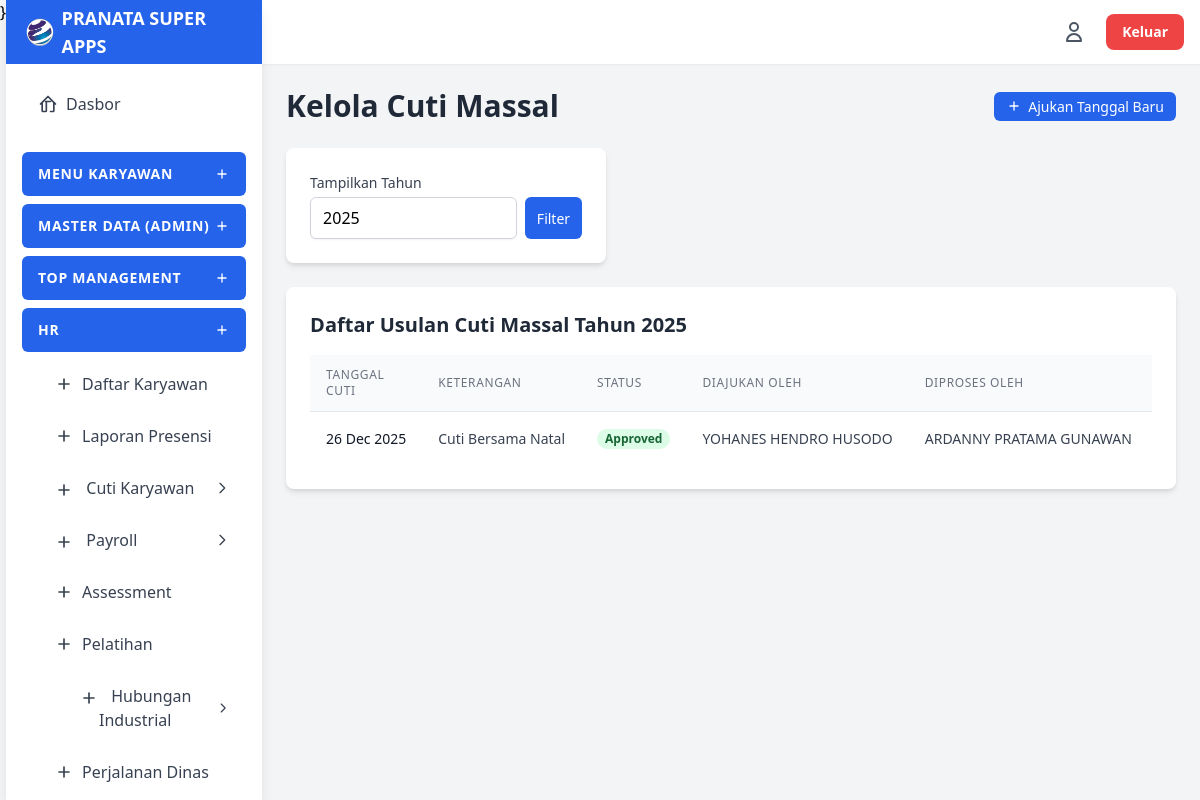
Page /modules/hr/hr_cuti_massal.php (signed in) on the committed database.
### tables this page shows
CREATE TABLE `collective_leave` (
  `id` int(11) NOT NULL,
  `tanggal_cuti` date NOT NULL,
  `tahun` year(4) NOT NULL,
  `keterangan` varchar(255) NOT NULL,
  `status` enum('Pending','Approved','Rejected') NOT NULL DEFAULT 'Pending',
  `proposed_by_id` int(11) NOT NULL,
  `processed_by_id` int(11) DEFAULT NULL COMMENT 'ID Direktur yg Approve/Reject',
  `created_at` timestamp NOT NULL DEFAULT current_timestamp(),
  `updated_at` timestamp NOT NULL DEFAULT current_timestamp() ON UPDATE current_timestamp()
);

CREATE TABLE `users` (
  `id` int(11) NOT NULL,
  `nik` varchar(50) NOT NULL COMMENT 'Nomor Induk Karyawan',
  `password` varchar(255) NOT NULL COMMENT 'Gunakan password_hash() di PHP',
  `nama_lengkap` varchar(255) NOT NULL,
  `email` varchar(255) NOT NULL,
  `jenis_kelamin` enum('Laki-laki','Perempuan') DEFAULT NULL,
  `alamat` text DEFAULT NULL,
  `telepon` varchar(30) DEFAULT NULL,
  `no_ktp` varchar(50) DEFAULT NULL,
  `npwp` varchar(50) DEFAULT NULL,
  `status_perkawinan` varchar(20) DEFAULT NULL COMMENT 'Misal: TK/0, K/1, K/2, K/3',
  `pendidikan_terakhir` enum('Tidak Sekolah','SD','SMP','SMA/SMK','D1','D2','D3','S1','S2','S3') DEFAULT NULL,
  `jumlah_tanggungan` int(2) NOT NULL DEFAULT 0,
  `nama_jabatan` varchar(100) DEFAULT NULL,
  `pic` varchar(100) DEFAULT NULL,
  `id_direktorat` int(11) DEFAULT NULL,
  `id_divisi` int(11) DEFAULT NULL,
  `id_departemen` int(11) DEFAULT NULL,
  `id_section` int(11) DEFAULT NULL,
  `atasan_id` int(11) DEFAULT NULL COMMENT 'FK ke users.id (Atasan Langsung)',
  `tanggal_masuk` date DEFAULT NULL,
  `jumlah_cuti` int(5) DEFAULT 12,
  `penempatan_kerja` varchar(100) DEFAULT NULL,
  `status_karyawan` enum('PKWT','PKWTT','BOD','BOC','Freelance','OS','Magang','KHL') NOT NULL DEFAULT 'PKWT',
  `terakhir_cuti` date DEFAULT NULL,
  `expired_pkwt` date DEFAULT NULL,
  `bank_nama` varchar(100) DEFAULT NULL,
  `bank_rekening` varchar(100) DEFAULT NULL,
  `bank_atas_nama` varchar(255) DEFAULT NULL,
  `kontak_darurat_nama` varchar(255) DEFAULT NULL,
  `kontak_darurat_hubungan` varchar(100) DEFAULT NULL,
  `kontak_darurat_telepon` varchar(30) DEFAULT NULL,
  `tier` enum('Admin','Staf','Supervisor','Manager','Direksi','Komisaris','Pemegang Saham') NOT NULL,
  `app_akses` enum('Admin','HR','Legal','Finance','Top Management','Karyawan') NOT NULL DEFAULT 'Karyawan',
  `foto_profile_path` varchar(255) DEFAULT NULL,
  `created_at` timestamp NOT NULL DEFAULT current_timestamp()
);

### modules/hr/hr_cuti_massal.php (the view, shortened to what this page needs)
<?php
require '../../includes/db.php';
$filter_tahun = $_GET['tahun'] ?? date('Y');
$daftar_cuti_massal = [];
$sql_get = "SELECT
                cl.id, cl.tanggal_cuti, cl.keterangan, cl.status,
                u_propose.nama_lengkap AS nama_pengusul,
                u_process.nama_lengkap AS nama_pemroses
            FROM collective_leave cl
            JOIN users u_propose ON cl.proposed_by_id = u_propose.id
            LEFT JOIN users u_process ON cl.processed_by_id = u_process.id
            WHERE cl.tahun = ?
            ORDER BY cl.tanggal_cuti ASC";
$stmt_get = $conn->prepare($sql_get);
$stmt_get->bind_param("s", $filter_tahun);
$stmt_get->execute();
$result_get = $stmt_get->get_result();
while ($row = $result_get->fetch_assoc()) {
    $daftar_cuti_massal[] = $row;
}
require '../../includes/header.php';
require '../../includes/sidebar.php';
?>
<main class="flex-1 overflow-x-hidden overflow-y-auto bg-gray-100 p-6">
    <div class="flex justify-between items-center mb-6">
        <h1 class="text-3xl font-bold text-gray-800">Kelola Cuti Massal</h1>
        <button
            type="button"
            onclick="openModal('tambahModal')"
            class="btn-primary-sm bg-blue-600 hover:bg-blue-700 flex items-center">
            <svg class="w-4 h-4 mr-1.5" fill="none" stroke="currentColor" viewBox="0 0 24 24" xmlns="http://www.w3.org/2000/svg"><path stroke-linecap="round" stroke-linejoin="round" stroke-width="2" d="M12 6v6m0 0v6m0-6h6m-6 0H6"></path></svg>
            Ajukan Tanggal Baru
        </button>
    </div>
    <div class="card mb-6 max-w-xs">
        <form action="hr_cuti_massal.php" method="GET" class="card-content">
            <label for="tahun" class="form-label">Tampilkan Tahun</label>
            <div class="flex space-x-2">
                <input type="number" id="tahun" name="tahun"
                       class="form-input"
                       min="2020" max="<?php echo date('Y') + 5; ?>"
                       value="<?php echo htmlspecialchars($filter_tahun); ?>" required>
                <button type="submit" class="btn-primary-sm bg-blue-600 hover:bg-blue-700">
                    Filter
                </button>
            </div>
        </form>
    </div>
    <div class="card">
        <div class="card-content">
            <h3 class="text-xl font-semibold text-gray-800 mb-4">Daftar Usulan Cuti Massal Tahun <?php echo htmlspecialchars($filter_tahun); ?></h3>
            <div class="overflow-x-auto">
                <table class="min-w-full divide-y divide-gray-200">
                    <thead class="bg-gray-50">
                        <tr>
                            <th scope="col" class="px-4 py-3 text-left text-xs font-medium text-gray-500 uppercase tracking-wider">Tanggal Cuti</th>
                            <th scope="col" class="px-4 py-3 text-left text-xs font-medium text-gray-500 uppercase tracking-wider">Keterangan</th>
                            <th scope="col" class="px-4 py-3 text-left text-xs font-medium text-gray-500 uppercase tracking-wider">Status</th>
                            <th scope="col" class="px-4 py-3 text-left text-xs font-medium text-gray-500 uppercase tracking-wider">Diajukan Oleh</th>
                            <th scope="col" class="px-4 py-3 text-left text-xs font-medium text-gray-500 uppercase tracking-wider">Diproses Oleh</th>
                            <th scope="col" class="px-4 py-3 text-left text-xs font-medium text-gray-500 uppercase tracking-wider">Aksi</th>
                        </tr>
                    </thead>
                    <tbody class="bg-white divide-y divide-gray-200">
                        <?php if (empty($daftar_cuti_massal)): ?>
                            <tr>
                                <td colspan="6" class="px-4 py-4 text-center text-sm text-gray-500">
                                    Belum ada data cuti massal untuk tahun <?php echo htmlspecialchars($filter_tahun); ?>.
                                </td>
                            </tr>
                        <?php else: ?>
                            <?php foreach ($daftar_cuti_massal as $data): ?>
                                <tr>
                                    <td class="px-4 py-4 whitespace-nowrap text-sm text-gray-900"><?php echo date('d M Y', strtotime($data['tanggal_cuti'])); ?></td>
                                    <td class="px-4 py-4 whitespace-nowrap text-sm text-gray-700"><?php echo htmlspecialchars($data['keterangan']); ?></td>
                                    <td class="px-4 py-4 whitespace-nowrap text-sm">
                                        <?php
                                        $status = htmlspecialchars($data['status']);
                                        $color = 'bg-gray-100 text-gray-800';
                                        if ($status == 'Approved') $color = 'bg-green-100 text-green-800';
                                        echo "<span class='px-2 inline-flex text-xs leading-5 font-semibold rounded-full $color'>$status</span>";
                                        ?>
                                    </td>
                                    <td class="px-4 py-4 whitespace-nowrap text-sm text-gray-700"><?php echo htmlspecialchars($data['nama_pengusul']); ?></td>
                                    <td class="px-4 py-4 whitespace-nowrap text-sm text-gray-700"><?php echo htmlspecialchars($data['nama_pemroses'] ?? '-'); ?></td>
                                    <td class="px-4 py-4 whitespace-nowrap text-sm">
                                    </td>
                                </tr>
                            <?php endforeach; ?>
                        <?php endif; ?>
                    </tbody>
                </table>
            </div>
        </div>
    </div>
</main>
<?php
require '../../includes/footer.php';
?>

### includes/header.php (style rules this page uses)
.form-input { display: block; width: 100%; padding: 0.5rem 0.75rem; border: 1px solid #d1d5db; border-radius: 0.375rem; box-shadow: 0 1px 2px 0 rgba(0, 0, 0, 0.05); transition: border-color 0.2s ease-in-out, box-shadow 0.2s ease-in-out; }
.form-label { display: block; margin-bottom: 0.25rem; font-size: 0.875rem; font-weight: 500; color: #374151; }
.card { background-color: white; border-radius: 0.5rem; box-shadow: 0 4px 6px -1px rgba(0, 0, 0, 0.1), 0 2px 4px -1px rgba(0, 0, 0, 0.06); overflow: hidden; }
.card-content { padding: 1.5rem; }
.btn-primary-sm { padding: 0.25rem 0.75rem; font-size: 0.875rem; font-weight: 500; color: white; background-color: #3b82f6; border-radius: 0.375rem; transition: background-color 0.2s; text-decoration: none; }

### rows in the picture
collective_leave: tanggal_cuti "26 Dec 2025", keterangan "Cuti Bersama Natal", status "Approved", proposed_by.nama_lengkap "YOHANES HENDRO HUSODO", processed_by.nama_lengkap "ARDANNY PRATAMA GUNAWAN"

### other values in the picture
$title "MENU KARYAWAN MASTER DATA (ADMIN) TOP MANAGEMENT HR"
